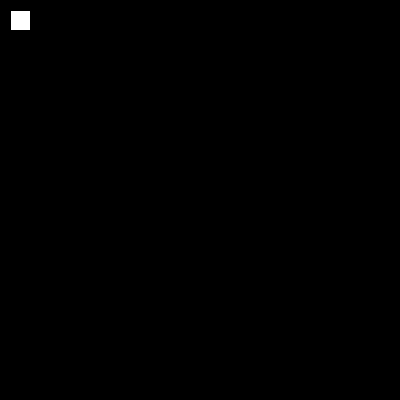
Frame 1 (no input)
Frame 60 (the mouse pressed at the canvas centre just before this capture): identical to frame 1, image omitted
Frame 120 (the mouse held since frame 60 and released just before this capture): identical to frame 1, image omitted

The Processing sketch that drew this single still picture (run headless with seeded random() and noise(); from frame 60 on, the mouse is pressed at the canvas centre):

// Processing sketch: lightsOn_mousePressed
// ── lightsOn_mousePressed.pde
//Turn on the lights

boolean lightsOn = false;

void setup () {
  size(400, 400);
  background(0);
}

void draw () {

  //Makes changes for turning on the light
  if (lightsOn) {
    background(15);
    fill(255);
    stroke(190);
  } else {
    background(0);
    fill(0);
    stroke(0);
  }

  //Draw the triangle for the light
  line(width/2, 0, width/2, height/3);
  triangle(width/2, height/3, 0, height, width, height);

  //Drawing the LightSwitch
  fill(255);
  rect(10, 10, 20, 20);
  //rect(width/15, height/15, width/12, height/12);
}

void mousePressed() {

  //Checks if a key is pressed, and changes the value of LightsOn variable
  if (mouseX > 10 && mouseX < 30 && mouseY > 10 && mouseY < 30 && mousePressed) {
    lightsOn = !lightsOn;
  }
}
